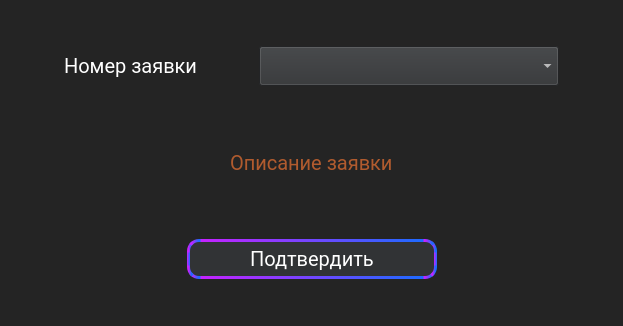
<?xml version="1.0" encoding="UTF-8"?>
<ui version="4.0">
 <class>MainWindow</class>
 <widget class="QMainWindow" name="MainWindow">
  <property name="geometry">
   <rect>
    <x>0</x>
    <y>0</y>
    <width>623</width>
    <height>326</height>
   </rect>
  </property>
  <property name="windowTitle">
   <string>MainWindow</string>
  </property>
  <widget class="QWidget" name="centralwidget">
   <property name="styleSheet">
    <string notr="true">QWidget{
	background-color: #242424;
	font-family: Roboto;
	color: white;
	font-size: 20px;
	font-weight: 100px;
}
</string>
   </property>
   <layout class="QVBoxLayout" name="verticalLayout">
    <item>
     <spacer name="verticalSpacer_2">
      <property name="orientation">
       <enum>Qt::Vertical</enum>
      </property>
      <property name="sizeType">
       <enum>QSizePolicy::Preferred</enum>
      </property>
      <property name="sizeHint" stdset="0">
       <size>
        <width>20</width>
        <height>37</height>
       </size>
      </property>
     </spacer>
    </item>
    <item>
     <layout class="QHBoxLayout" name="horizontalLayout_3">
      <item>
       <spacer name="horizontalSpacer_5">
        <property name="orientation">
         <enum>Qt::Horizontal</enum>
        </property>
        <property name="sizeHint" stdset="0">
         <size>
          <width>40</width>
          <height>20</height>
         </size>
        </property>
       </spacer>
      </item>
      <item>
       <widget class="QLabel" name="lbl_name">
        <property name="text">
         <string>Номер заявки</string>
        </property>
       </widget>
      </item>
      <item>
       <spacer name="horizontalSpacer_6">
        <property name="orientation">
         <enum>Qt::Horizontal</enum>
        </property>
        <property name="sizeHint" stdset="0">
         <size>
          <width>40</width>
          <height>20</height>
         </size>
        </property>
       </spacer>
      </item>
      <item>
       <widget class="QComboBox" name="comboBox">
        <property name="minimumSize">
         <size>
          <width>300</width>
          <height>40</height>
         </size>
        </property>
        <property name="styleSheet">
         <string notr="true">
QComboBox{
	background-color:  #313335;
}
</string>
        </property>
       </widget>
      </item>
      <item>
       <spacer name="horizontalSpacer_7">
        <property name="orientation">
         <enum>Qt::Horizontal</enum>
        </property>
        <property name="sizeHint" stdset="0">
         <size>
          <width>40</width>
          <height>20</height>
         </size>
        </property>
       </spacer>
      </item>
     </layout>
    </item>
    <item>
     <spacer name="verticalSpacer_3">
      <property name="orientation">
       <enum>Qt::Vertical</enum>
      </property>
      <property name="sizeType">
       <enum>QSizePolicy::Preferred</enum>
      </property>
      <property name="sizeHint" stdset="0">
       <size>
        <width>20</width>
        <height>38</height>
       </size>
      </property>
     </spacer>
    </item>
    <item>
     <layout class="QHBoxLayout" name="horizontalLayout_2">
      <item>
       <spacer name="horizontalSpacer_3">
        <property name="orientation">
         <enum>Qt::Horizontal</enum>
        </property>
        <property name="sizeHint" stdset="0">
         <size>
          <width>40</width>
          <height>20</height>
         </size>
        </property>
       </spacer>
      </item>
      <item>
       <widget class="QLabel" name="lbl_info">
        <property name="styleSheet">
         <string notr="true">color: #B15B2E;
</string>
        </property>
        <property name="text">
         <string>Описание заявки</string>
        </property>
       </widget>
      </item>
      <item>
       <spacer name="horizontalSpacer_4">
        <property name="orientation">
         <enum>Qt::Horizontal</enum>
        </property>
        <property name="sizeHint" stdset="0">
         <size>
          <width>40</width>
          <height>20</height>
         </size>
        </property>
       </spacer>
      </item>
     </layout>
    </item>
    <item>
     <spacer name="verticalSpacer_4">
      <property name="orientation">
       <enum>Qt::Vertical</enum>
      </property>
      <property name="sizeType">
       <enum>QSizePolicy::Preferred</enum>
      </property>
      <property name="sizeHint" stdset="0">
       <size>
        <width>20</width>
        <height>37</height>
       </size>
      </property>
     </spacer>
    </item>
    <item>
     <layout class="QHBoxLayout" name="horizontalLayout">
      <item>
       <spacer name="horizontalSpacer">
        <property name="orientation">
         <enum>Qt::Horizontal</enum>
        </property>
        <property name="sizeHint" stdset="0">
         <size>
          <width>40</width>
          <height>20</height>
         </size>
        </property>
       </spacer>
      </item>
      <item>
       <widget class="QPushButton" name="pushButton">
        <property name="minimumSize">
         <size>
          <width>250</width>
          <height>40</height>
         </size>
        </property>
        <property name="styleSheet">
         <string notr="true">
QPushButton{
	background-color: #313335;
	border: 3px qlineargradient(spread:pad, x1:0, y1:0, x2:1, y2:0, stop:0 #C622FF, stop:1 #1D6BFF);
	border-style: solid;
	border-radius: 12%;
}
QPushButton:hover{
background-color:  #5C6164;
}

QPushButton:pressed{
background-color:  #5C6164;
}

QPushButton:after{
background-color:  #5C6164;
}

QTableWidget{
	background-color:  #313335;
}</string>
        </property>
        <property name="text">
         <string>Подтвердить</string>
        </property>
       </widget>
      </item>
      <item>
       <spacer name="horizontalSpacer_2">
        <property name="orientation">
         <enum>Qt::Horizontal</enum>
        </property>
        <property name="sizeHint" stdset="0">
         <size>
          <width>40</width>
          <height>20</height>
         </size>
        </property>
       </spacer>
      </item>
     </layout>
    </item>
    <item>
     <spacer name="verticalSpacer_5">
      <property name="orientation">
       <enum>Qt::Vertical</enum>
      </property>
      <property name="sizeType">
       <enum>QSizePolicy::Preferred</enum>
      </property>
      <property name="sizeHint" stdset="0">
       <size>
        <width>20</width>
        <height>38</height>
       </size>
      </property>
     </spacer>
    </item>
   </layout>
  </widget>
 </widget>
 <resources/>
 <connections/>
</ui>
